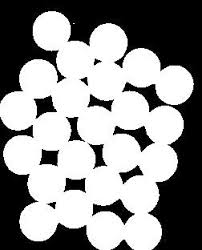
#> input picture images/circles.jpeg, 202 x 250 px
$ python components.py
#> lines starting #> are read from the running program, lines starting #| are printed output that depends on the picture; after the words box and inside, x2 and y2 are one past the last pixel; in counts of white or black regions, pixels touching at a corner belong together
import cv2
import numpy as np
from matplotlib import pyplot as plt

img = cv2.imread('../images/circles.jpeg', 0)
#> img is the input picture: shape (250, 202); min 0, max 255, mean 143.3

# Binarize the image
ret, img = cv2.threshold(img, 0, 255, cv2.THRESH_BINARY+cv2.THRESH_OTSU)
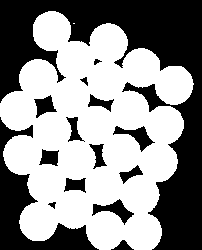
#> img: shape (250, 202); 56.4% white; 15 black regions, largest, box (x1, y1, x2, y2) and area: (0, 0, 202, 250) 15907, (0, 117, 99, 250) 3588, (92, 199, 134, 225) 400
#> ret = 127

# Erode the image
kernel = cv2.getStructuringElement(cv2.MORPH_ELLIPSE,(5,5))
erosion = cv2.erode(img, kernel, iterations=5)
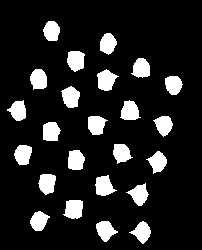
#> erosion: shape (250, 202); 13.4% white; 24 white regions, largest, box (x1, y1, x2, y2) and area: (97, 69, 119, 91) 307, (63, 200, 83, 219) 304, (95, 175, 117, 196) 300

# Find the components
n, components = cv2.connectedComponents(erosion)
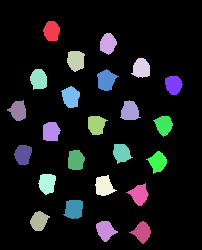
#> components: shape (250, 202) int32; 25 distinct labels, from 0 to 24; one colour per label, 0 black
#> n = 25

plt.subplot(1, 3, 1), plt.title('Original image')
plt.imshow(img, cmap='gray')
plt.xticks([]), plt.yticks([])

plt.subplot(1, 3, 2), plt.title('Eroded image')
plt.imshow(erosion, cmap='gray')
plt.xticks([]), plt.yticks([])

plt.subplot(1, 3, 3), plt.title('Components')
plt.imshow(components, cmap='nipy_spectral')
plt.xticks([]), plt.yticks([])

print('Number of circles:', n-1)
#| Number of circles: 24
plt.show()
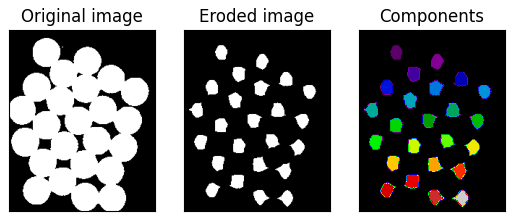
#> figure drawn by matplotlib, 3 panels
